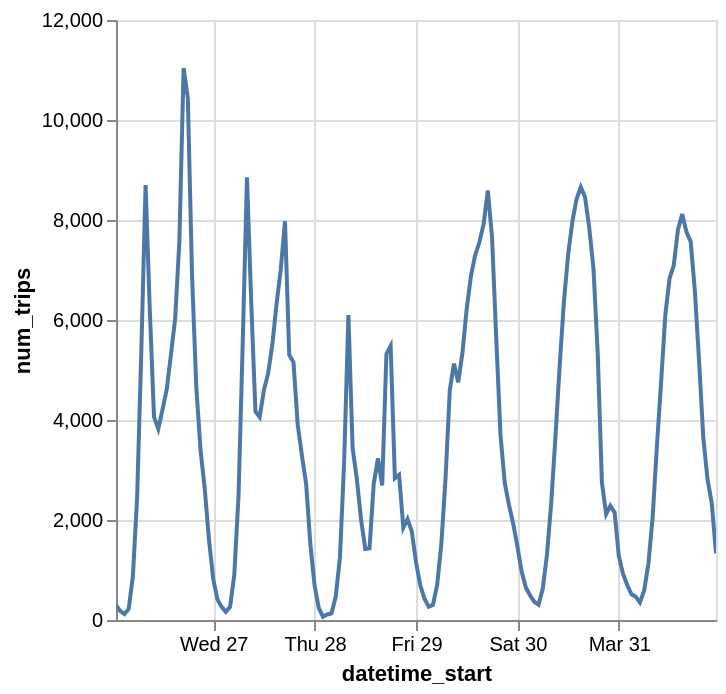

Notebook code cell kept with this figure:
### Code cell
trips_hour_num_speed.plot.line(x="datetime_start", y="num_trips")

### Figure 1 — Vega specification as saved in the notebook (floating-point values rounded to 4 significant figures; data arrays with more than 128 entries replaced by an {"elided": "..."} marker saying what was removed)
{"$schema": "https://vega.github.io/schema/vega/v5.json", "data": [{"name": "param_9_store"}, {"name": "data-06ff403d23d550193920762817fb23c8"}, {"name": "data_0", "values": {"elided": "143 records"}, "transform": [{"type": "formula", "expr": "toDate(datum['datetime_start'])", "as": "datetime_start"}]}, {"name": "data_0_y_domain_num_trips", "values": [{"min": 66, "max": 11041}]}], "signals": [{"name": "unit", "value": {}, "on": [{"events": "pointermove", "update": "isTuple(group()) ? group() : unit"}]}, {"name": "param_9", "update": "vlSelectionResolve(\"param_9_store\", \"union\")"}, {"name": "param_9_datetime_start", "on": [{"events": [{"source": "view", "type": "dblclick"}], "update": "null"}, {"events": {"signal": "param_9_translate_delta"}, "update": "panLinear(param_9_translate_anchor.extent_x, -param_9_translate_delta.x / width)"}, {"events": {"signal": "param_9_zoom_delta"}, "update": "zoomLinear(domain(\"x\"), param_9_zoom_anchor.x, param_9_zoom_delta)"}]}, {"name": "param_9_num_trips", "on": [{"events": [{"source": "view", "type": "dblclick"}], "update": "null"}, {"events": {"signal": "param_9_translate_delta"}, "update": "panLinear(param_9_translate_anchor.extent_y, param_9_translate_delta.y / height)"}, {"events": {"signal": "param_9_zoom_delta"}, "update": "zoomLinear(domain(\"y\"), param_9_zoom_anchor.y, param_9_zoom_delta)"}]}, {"name": "param_9_tuple", "on": [{"events": [{"signal": "param_9_datetime_start || param_9_num_trips"}], "update": "param_9_datetime_start && param_9_num_trips ? {unit: \"\", fields: param_9_tuple_fields, values: [param_9_datetime_start,param_9_num_trips]} : null"}]}, {"name": "param_9_tuple_fields", "value": [{"field": "datetime_start", "channel": "x", "type": "R"}, {"field": "num_trips", "channel": "y", "type": "R"}]}, {"name": "param_9_translate_anchor", "value": {}, "on": [{"events": [{"source": "scope", "type": "pointerdown"}], "update": "{x: x(unit), y: y(unit), extent_x: domain(\"x\"), extent_y: domain(\"y\")}"}]}, {"name": "param_9_translate_delta", "value": {}, "on": [{"events": [{"source": "window", "between": [{"source": "scope", "type": "pointerdown"}, {"source": "window", "type": "pointerup"}], "type": "pointermove", "consume": true}], "update": "{x: param_9_translate_anchor.x - x(unit), y: param_9_translate_anchor.y - y(unit)}"}]}, {"name": "param_9_zoom_anchor", "on": [{"events": [{"source": "scope", "type": "wheel", "consume": true}], "update": "{x: invert(\"x\", x(unit)), y: invert(\"y\", y(unit))}"}]}, {"name": "param_9_zoom_delta", "on": [{"events": [{"source": "scope", "consume": true, "type": "wheel"}], "update": "pow(1.001, event.deltaY * pow(16, event.deltaMode))", "force": true}]}, {"name": "param_9_modify", "on": [{"events": {"signal": "param_9_tuple"}, "update": "modify(\"param_9_store\", param_9_tuple, true)"}]}], "marks": [{"type": "line", "name": "marks", "from": {"data": "data_0"}, "sort": {"field": "x"}, "encode": {"update": {"x": {"field": "datetime_start", "scale": "x"}, "tooltip": {"signal": "{\"datetime_start\": timeFormat(datum[\"datetime_start\"], '%b %d, %Y'), \"num_trips\": format(datum[\"num_trips\"], \"\")}"}, "stroke": {"value": "#4c78a8"}, "defined": {"signal": "isValid(datum[\"datetime_start\"]) && isFinite(+datum[\"datetime_start\"]) && isValid(datum[\"num_trips\"]) && isFinite(+datum[\"num_trips\"])"}, "y": {"field": "num_trips", "scale": "y"}}}, "interactive": true, "clip": true, "style": ["line"]}], "scales": [{"name": "x", "type": "time", "domain": {"data": "data_0", "field": "datetime_start"}, "range": [0, {"signal": "width"}], "domainRaw": {"signal": "param_9[\"datetime_start\"]"}}, {"name": "y", "type": "linear", "domain": [{"signal": "(data(\"data_0_y_domain_num_trips\")[0] || {}).min"}, {"signal": "(data(\"data_0_y_domain_num_trips\")[0] || {}).max"}], "range": [{"signal": "height"}, 0], "domainRaw": {"signal": "param_9[\"num_trips\"]"}, "nice": true, "zero": true}], "axes": [{"scale": "x", "labels": false, "maxExtent": 0, "grid": true, "domain": false, "tickCount": {"signal": "ceil(width/40)"}, "aria": false, "zindex": 0, "minExtent": 0, "gridScale": "y", "ticks": false, "orient": "bottom"}, {"scale": "y", "aria": false, "minExtent": 0, "grid": true, "labels": false, "gridScale": "x", "tickCount": {"signal": "ceil(height/40)"}, "maxExtent": 0, "zindex": 0, "orient": "left", "domain": false, "ticks": false}, {"scale": "x", "title": "datetime_start", "orient": "bottom", "labelFlush": true, "labelOverlap": true, "grid": false, "tickCount": {"signal": "ceil(width/40)"}, "zindex": 0}, {"scale": "y", "orient": "left", "tickCount": {"signal": "ceil(height/40)"}, "labelOverlap": true, "grid": false, "zindex": 0, "title": "num_trips"}], "background": "white", "style": "cell", "width": 300, "padding": 5, "height": 300}
